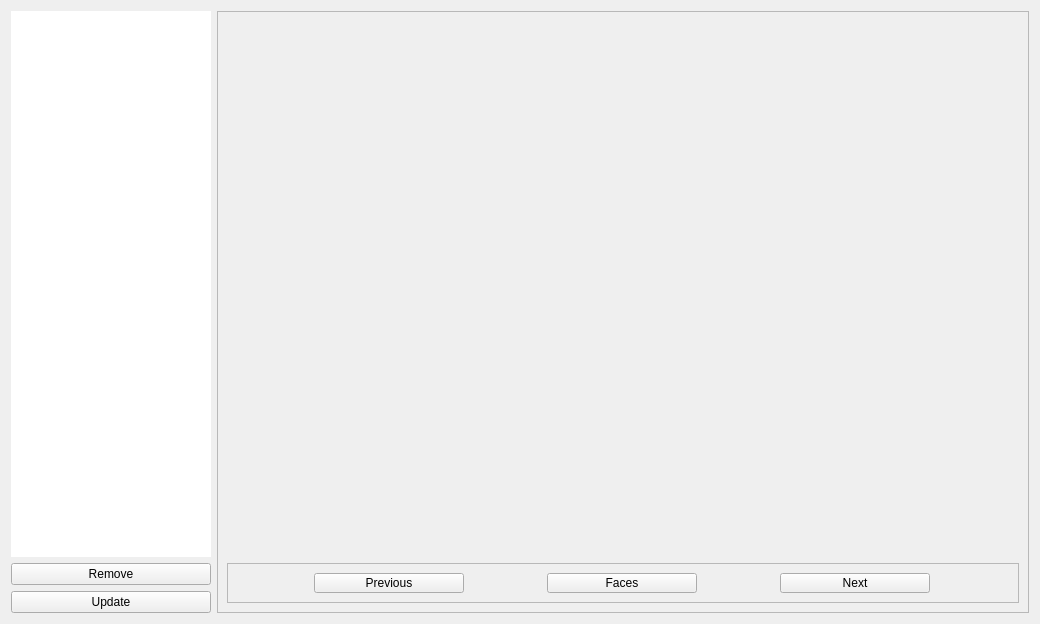
<?xml version="1.0" encoding="UTF-8"?>
<ui version="4.0">
 <class>ViewPhotoWidget</class>
 <widget class="QWidget" name="ViewPhotoWidget">
  <property name="geometry">
   <rect>
    <x>0</x>
    <y>0</y>
    <width>1040</width>
    <height>624</height>
   </rect>
  </property>
  <property name="windowTitle">
   <string>View Photo</string>
  </property>
  <layout class="QHBoxLayout" name="horizontalLayout">
   <item>
    <widget class="QFrame" name="frame">
     <property name="sizePolicy">
      <sizepolicy hsizetype="Preferred" vsizetype="Preferred">
       <horstretch>0</horstretch>
       <verstretch>0</verstretch>
      </sizepolicy>
     </property>
     <property name="minimumSize">
      <size>
       <width>200</width>
       <height>600</height>
      </size>
     </property>
     <property name="maximumSize">
      <size>
       <width>200</width>
       <height>16777215</height>
      </size>
     </property>
     <property name="styleSheet">
      <string notr="true"/>
     </property>
     <property name="frameShape">
      <enum>QFrame::NoFrame</enum>
     </property>
     <property name="frameShadow">
      <enum>QFrame::Raised</enum>
     </property>
     <layout class="QGridLayout" name="gridLayout_2">
      <property name="leftMargin">
       <number>0</number>
      </property>
      <property name="topMargin">
       <number>0</number>
      </property>
      <property name="rightMargin">
       <number>0</number>
      </property>
      <property name="bottomMargin">
       <number>0</number>
      </property>
      <item row="0" column="0">
       <widget class="QListWidget" name="face_list">
        <property name="frameShape">
         <enum>QFrame::NoFrame</enum>
        </property>
        <property name="frameShadow">
         <enum>QFrame::Plain</enum>
        </property>
        <property name="iconSize">
         <size>
          <width>50</width>
          <height>50</height>
         </size>
        </property>
        <property name="textElideMode">
         <enum>Qt::ElideMiddle</enum>
        </property>
        <property name="flow">
         <enum>QListView::TopToBottom</enum>
        </property>
        <property name="gridSize">
         <size>
          <width>0</width>
          <height>100</height>
         </size>
        </property>
        <property name="viewMode">
         <enum>QListView::ListMode</enum>
        </property>
        <property name="batchSize">
         <number>99</number>
        </property>
       </widget>
      </item>
      <item row="1" column="0">
       <widget class="QPushButton" name="face_list_remove_btn">
        <property name="text">
         <string>Remove</string>
        </property>
       </widget>
      </item>
      <item row="2" column="0">
       <widget class="QPushButton" name="face_list_update_btn">
        <property name="text">
         <string>Update</string>
        </property>
       </widget>
      </item>
     </layout>
    </widget>
   </item>
   <item>
    <widget class="QFrame" name="frame_2">
     <property name="minimumSize">
      <size>
       <width>800</width>
       <height>600</height>
      </size>
     </property>
     <property name="frameShape">
      <enum>QFrame::StyledPanel</enum>
     </property>
     <property name="frameShadow">
      <enum>QFrame::Raised</enum>
     </property>
     <layout class="QVBoxLayout" name="verticalLayout">
      <item>
       <widget class="QFrame" name="frame_3">
        <property name="frameShape">
         <enum>QFrame::NoFrame</enum>
        </property>
        <property name="frameShadow">
         <enum>QFrame::Raised</enum>
        </property>
        <property name="lineWidth">
         <number>0</number>
        </property>
        <layout class="QGridLayout" name="gridLayout">
         <property name="leftMargin">
          <number>0</number>
         </property>
         <property name="topMargin">
          <number>0</number>
         </property>
         <property name="rightMargin">
          <number>0</number>
         </property>
         <property name="bottomMargin">
          <number>0</number>
         </property>
         <item row="0" column="0">
          <widget class="QLabel" name="picture_lb">
           <property name="sizePolicy">
            <sizepolicy hsizetype="Expanding" vsizetype="Expanding">
             <horstretch>0</horstretch>
             <verstretch>0</verstretch>
            </sizepolicy>
           </property>
           <property name="minimumSize">
            <size>
             <width>748</width>
             <height>492</height>
            </size>
           </property>
           <property name="text">
            <string/>
           </property>
           <property name="scaledContents">
            <bool>false</bool>
           </property>
           <property name="alignment">
            <set>Qt::AlignCenter</set>
           </property>
          </widget>
         </item>
        </layout>
       </widget>
      </item>
      <item>
       <widget class="QFrame" name="frame_4">
        <property name="maximumSize">
         <size>
          <width>16777215</width>
          <height>40</height>
         </size>
        </property>
        <property name="frameShape">
         <enum>QFrame::StyledPanel</enum>
        </property>
        <property name="frameShadow">
         <enum>QFrame::Raised</enum>
        </property>
        <layout class="QHBoxLayout" name="horizontalLayout_2">
         <item>
          <widget class="QPushButton" name="previous_btn">
           <property name="maximumSize">
            <size>
             <width>150</width>
             <height>16777215</height>
            </size>
           </property>
           <property name="text">
            <string>Previous</string>
           </property>
          </widget>
         </item>
         <item>
          <widget class="QPushButton" name="face_btn">
           <property name="maximumSize">
            <size>
             <width>150</width>
             <height>16777215</height>
            </size>
           </property>
           <property name="text">
            <string>Faces</string>
           </property>
          </widget>
         </item>
         <item>
          <widget class="QPushButton" name="next_btn">
           <property name="maximumSize">
            <size>
             <width>150</width>
             <height>16777215</height>
            </size>
           </property>
           <property name="text">
            <string>Next</string>
           </property>
          </widget>
         </item>
        </layout>
       </widget>
      </item>
     </layout>
    </widget>
   </item>
  </layout>
 </widget>
 <resources/>
 <connections/>
</ui>
